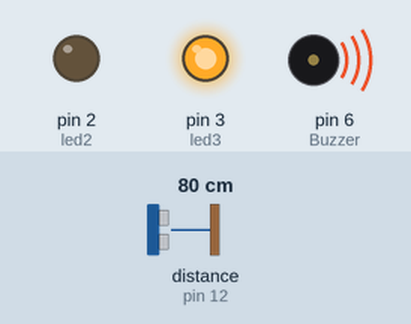
Recording of a sketch running on a simulated Arduino Uno, built with avr-gcc and run on an emulated ATmega328P. Parts: output pins drawn as LEDs (lit = HIGH), buzzer (waves = sounding, pin HIGH). Wiring (inferred from the names in the program): ultrasonic range finder: trigger pin 11; echo pin 12. Inputs (shaded band) come from the test bench; at power-on: distance to the obstacle (sensor on pin 12) 80 cm. The echo pulse lasts 58.3 µs per cm; pins used as bus, display or sensor lines are not drawn.

Above: at 1.8 s.
1.9 s: distance to the obstacle (sensor on pin 12) set to 23 cm
3.4 s: distance to the obstacle (sensor on pin 12) set to 20 cm
At 7.4 s:
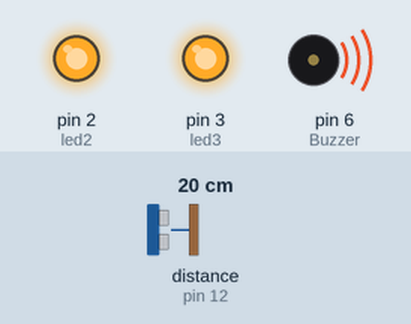
7.5 s: distance to the obstacle (sensor on pin 12) set to 35 cm
At 8.0 s:
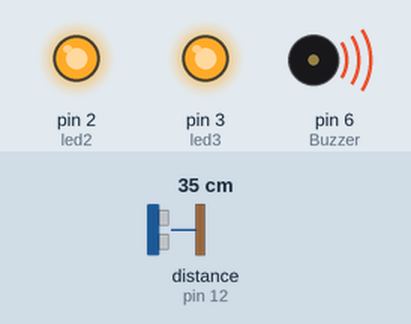
9.0 s: distance to the obstacle (sensor on pin 12) set to 18 cm
At 10.0 s:
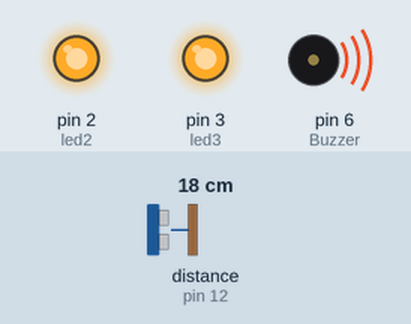
Timing chart, 0 to 14.1 s (numbered marks = the images above; inputs shaded):
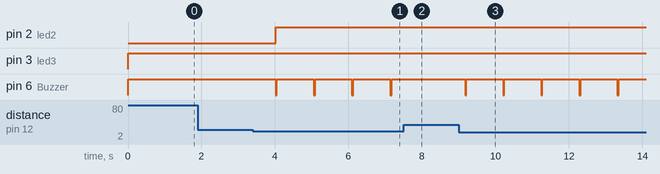

Measured:
- the behaviour switches between 22 and 21 cm on distance to the obstacle (sensor on pin 12) (found by bisection; images 0 and 1)
- after the input at 1.9 s, every drawn part: stays the same
- after the input at 3.4 s, pin 2 (led2): LOW → HIGH after 0.62 s; pin 6 (Buzzer): alternates HIGH for 1.0 s and LOW for 0.04 s, starting after 0.62 s
- after the input at 7.5 s, pin 6 (Buzzer): stays HIGH (without the input it goes to LOW after 0.67 s)
- after the input at 9.0 s, pin 6 (Buzzer): alternates HIGH for 1.0 s and LOW for 0.03 s, starting after 0.18 s

The sketch:

early_warning_system.ino
```cpp
int vibrator = 7;
int led1   = 1;
int led2   = 2;
int led3   = 3;
int dht11 = A1;
#define Buzzer 6
#define trigPin 11
#define echoPin 12
long duration;
int distance = 0;
void setup()
{
pinMode(trigPin, OUTPUT);
pinMode(echoPin, INPUT);
pinMode(Buzzer, OUTPUT);
pinMode(led1, OUTPUT);
pinMode(led2, OUTPUT);
pinMode(led3, OUTPUT);
pinMode(vibrator, INPUT);
pinMode(dht11 ,INPUT );
Serial.begin(9600);
}
void loop()
{
digitalWrite(trigPin, LOW);
delayMicroseconds(10);
digitalWrite(trigPin, HIGH);
delayMicroseconds(10);
digitalWrite(trigPin, LOW);
duration = pulseIn(echoPin, HIGH);

distance= duration*0.034/2;
if (distance <= 10)
{
Serial.println(distance);
digitalWrite(Buzzer,LOW);
digitalWrite (led1, HIGH);
delay(distance);
digitalWrite(Buzzer,LOW);
delay(distance);
}
if ( distance <= 20 ){
  digitalWrite(Buzzer, LOW);
  digitalWrite(led2, HIGH);
  delay(distance);
  digitalWrite(Buzzer,LOW);
  delay(distance);
}
else if (distance > 20 ){
  digitalWrite( Buzzer, HIGH);
  digitalWrite(led3, HIGH);
}
   if (vibrator, HIGH){
    digitalWrite( Buzzer, HIGH);
    digitalWrite( led3, HIGH);
    delay(1000);
  }
}
```
